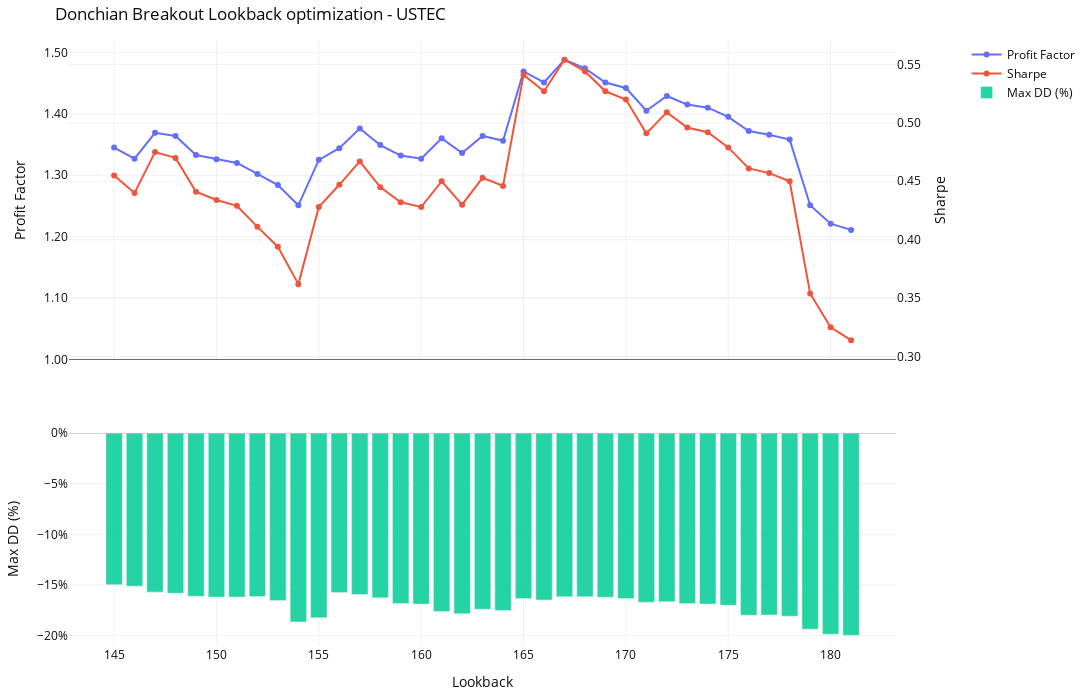

Notebook source saved alongside this figure:
### Code cell
lookbacks_list = list(range(145, 182, 1))

grind_df_2, figs_2 = grind_search_parameters(
    pairs=PAIR,
    timeframe=TIMEFRAME,
    start_date=START_DATE,
    end_date=END_DATE,
    lookbacks=lookbacks_list,
    initial_capital=INITIAL_CAPITAL,
    risk_per_trade=RISK_PER_TRADE,
    risk_mode=RISK_MODE,
    commission_per_lot=COMMISSION_PER_LOT,
    backtest_fn=run_backtest_for_symbol_v2,
    plot_charts=True,
)

print(grind_df_2.head())
figs_2[f"{PAIR}"].show()

### Figure 1 — Plotly figure (JSON) as saved in the notebook; plotly's stock layout.template omitted (floating-point values rounded to 4 significant figures)
{"data": [{"mode": "lines+markers", "name": "Profit Factor", "type": "scatter", "x": [145, 146, 147, 148, 149, 150, 151, 152, 153, 154, 155, 156, 157, 158, 159, 160, 161, 162, 163, 164, 165, 166, 167, 168, 169, 170, 171, 172, 173, 174, 175, 176, 177, 178, 179, 180, 181], "xaxis": "x", "y": [1.345, 1.327, 1.369, 1.364, 1.333, 1.326, 1.32, 1.302, 1.284, 1.251, 1.325, 1.344, 1.376, 1.349, 1.332, 1.327, 1.36, 1.336, 1.364, 1.356, 1.469, 1.451, 1.488, 1.474, 1.451, 1.442, 1.405, 1.429, 1.415, 1.41, 1.395, 1.372, 1.366, 1.358, 1.251, 1.221, 1.211], "yaxis": "y"}, {"mode": "lines+markers", "name": "Sharpe", "type": "scatter", "x": [145, 146, 147, 148, 149, 150, 151, 152, 153, 154, 155, 156, 157, 158, 159, 160, 161, 162, 163, 164, 165, 166, 167, 168, 169, 170, 171, 172, 173, 174, 175, 176, 177, 178, 179, 180, 181], "xaxis": "x", "y": [0.455, 0.44, 0.475, 0.47, 0.441, 0.434, 0.429, 0.411, 0.394, 0.362, 0.428, 0.447, 0.467, 0.445, 0.432, 0.428, 0.45, 0.43, 0.453, 0.446, 0.541, 0.527, 0.554, 0.544, 0.527, 0.52, 0.491, 0.509, 0.496, 0.492, 0.479, 0.461, 0.457, 0.45, 0.354, 0.325, 0.314], "yaxis": "y2"}, {"name": "Max DD (%)", "opacity": 0.85, "type": "bar", "x": [145, 146, 147, 148, 149, 150, 151, 152, 153, 154, 155, 156, 157, 158, 159, 160, 161, 162, 163, 164, 165, 166, 167, 168, 169, 170, 171, 172, 173, 174, 175, 176, 177, 178, 179, 180, 181], "xaxis": "x2", "y": [-0.1497, -0.1512, -0.1571, -0.1582, -0.1612, -0.162, -0.162, -0.1615, -0.1653, -0.1865, -0.1825, -0.1575, -0.1595, -0.1627, -0.1683, -0.1689, -0.1763, -0.1784, -0.174, -0.1752, -0.1635, -0.1649, -0.1616, -0.1616, -0.1621, -0.1635, -0.1671, -0.1667, -0.1684, -0.1689, -0.1701, -0.1799, -0.1796, -0.1809, -0.1937, -0.1987, -0.1998], "yaxis": "y3"}], "layout": {"barmode": "relative", "font": {"color": "#0c0d11", "size": 12}, "height": 700, "margin": {"b": 30, "l": 40, "r": 30, "t": 40}, "paper_bgcolor": "#ffffff", "plot_bgcolor": "#ffffff", "shapes": [{"line": {"color": "#000000", "width": 1}, "opacity": 0.6, "type": "line", "x0": 0, "x1": 1, "xref": "x domain", "y0": 1, "y1": 1, "yref": "y"}, {"line": {"color": "#999999", "width": 1}, "opacity": 0.6, "type": "line", "x0": 0, "x1": 1, "xref": "x2 domain", "y0": 0, "y1": 0, "yref": "y3"}], "showlegend": true, "title": {"text": "Donchian Breakout Lookback optimization - USTEC"}, "width": 1300, "xaxis": {"anchor": "y", "domain": [0, 0.94], "gridcolor": "#f0f0f0", "matches": "x2", "showticklabels": false}, "xaxis2": {"anchor": "y3", "domain": [0, 0.94], "gridcolor": "#f0f0f0", "title": {"text": "Lookback"}}, "yaxis": {"anchor": "x", "domain": [0.472, 1], "gridcolor": "#f0f0f0", "tickformat": ".2f", "title": {"text": "Profit Factor"}}, "yaxis2": {"anchor": "x", "gridcolor": "#f0f0f0", "overlaying": "y", "side": "right", "tickformat": ".2f", "title": {"text": "Sharpe"}}, "yaxis3": {"anchor": "x2", "domain": [0, 0.352], "gridcolor": "#f0f0f0", "tickformat": ".0%", "title": {"text": "Max DD (%)"}}}}
